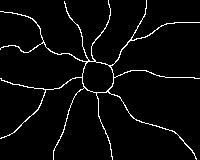
#> input picture helper/volcano.png, 200 x 160 px
$ jupyter execute transformed_image_process.ipynb
#> lines starting #> are read from the running program, lines starting #| are printed output that depends on the picture; after the words box and inside, x2 and y2 are one past the last pixel; in counts of white or black regions, pixels touching at a corner belong together; long printed decimals are rounded; pictures that were not available may be replaced by others from this repository, and a replacement may not be noted
[cell 1]
import numpy as np
import matplotlib.pyplot as plt
from scipy.ndimage import convolve
from PIL import Image

# Load the image
img_path = 'volcano.png'
touched_path = 'volcano_start.png'
original_image = Image.open(img_path).convert('L') # Convert image to grayscale
#> original_image: PIL image 200x160 L; 3.8% white in thin lines or dots
touched_image = Image.open(touched_path).convert('L')
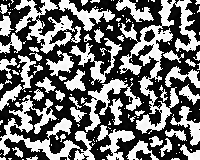
#> input picture helper/fertility.png, 200 x 160 px, given in place of volcano_start.png, which was not available
#> touched_image is the input picture: PIL image 200x160 L; min 0, max 255, mean 113.3
img_array = np.array(original_image)
touched_array = np.array(touched_image)

[cell 2]
# Create the arrays as described
touched = np.zeros_like(img_array, dtype=bool)
elevation = np.zeros_like(img_array, dtype=np.int32)

# Start with the specified pixel touched
touched[touched_array == 255] = True

# Redefine the kernel for the new adjacency rules
kernel = np.array([[1, 1, 1],
                   [1, 1, 1],
                   [1, 1, 1]], dtype=bool)

[cell 3]
plt.imshow(touched, cmap='gray')
plt.axis('off')  # No axis for cleaner look
plt.show()
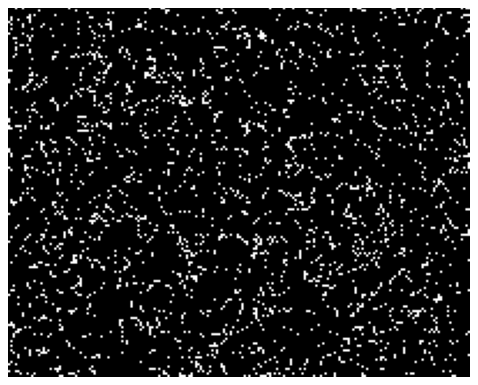
#> figure drawn by matplotlib, 1 panel

[cell 4]
def rolling_average(elevation, kernel, iterations=1):
    for _ in range(iterations):
        elevation = convolve(elevation, kernel, mode='reflect') / kernel.sum()
    return elevation

[cell 5]
def touch_edges(touched):
    touched[0, :] = True
    touched[-1, :] = True
    touched[:, 0] = True
    touched[:, -1] = True

[cell 6]
# Process until all pixels are touched, with the new kernel
frame = 0
while not touched.all():
    # On 4 out of 5 frames, touch adjacent white pixels
    if frame % 5 != 0:
        white_pixels = (img_array == 255)
        white_adjacent = convolve(white_pixels & touched, kernel, mode='constant', cval=0) & white_pixels
        touched |= white_adjacent
    # On every 5th frame (1 out of 5), touch all adjacent pixels
    else:
        touched |= convolve(touched, kernel, mode='constant', cval=0)

    # Update elevations
    elevation[touched] -= 1
    elevation[~touched] += 1

    if frame == 250:
        touch_edges(touched)

    frame += 1
#> this loop made 36 passes
#> pass 2, `white_adjacent = convolve(white_pixels & touched, kernel, mode='consta..`:
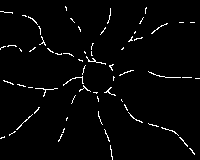
#> white_adjacent: shape (160, 200) bool; 2.5% white in thin lines or dots
#> pass 2, `touched |= white_adjacent`:
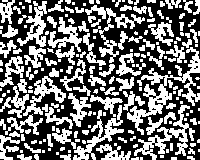
#> touched: shape (160, 200) bool; 44.3% white; 198 white regions (93 under 20 px), largest, box (x1, y1, x2, y2) and area: (127, 47, 200, 135) 1381, (134, 105, 195, 160) 861, (73, 105, 124, 160) 700
#> pass 3, `white_adjacent = convolve(white_pixels & touched, kernel, mode='consta..`:
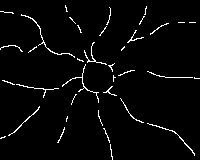
#> white_adjacent: shape (160, 200) bool; 3% white in thin lines or dots
#> after the loop:
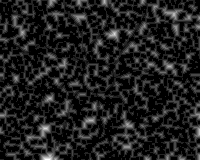
#> elevation: shape (160, 200) int32; min -36, max 34, mean -27.5; drawn with min black and max white
#> after the loop: touched: shape (160, 200) bool; every value is 1
#> after the loop, frame = 36

# Randomly increment or decrement each pixel by one
random_change = np.random.normal(loc=0, scale=5, size=elevation.shape)
elevation = elevation.astype(np.float64)
elevation += random_change
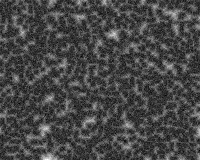
#> elevation: shape (160, 200) float64; min -54.7, max 42.95, mean -27.5; drawn with min black and max white

# Rolling average to smooth it out
elevation = rolling_average(elevation, kernel, iterations=2)
#> the loop in rolling_average, `for _ in range(iterations):` made 2 passes
#> pass 1, in rolling_average, `elevation = convolve(elevation, kernel, mode='reflect') / kernel.sum()`:
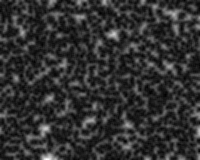
#> elevation: shape (160, 200) float64; min -42.03, max 33.49, mean -27.5; drawn with min black and max white

print((elevation.min(), elevation.max()))
#| (-39.956, 29.907)
print(f"Num frames: {frame}")
#| Num frames: 36

erange = (100, 200)
# Rescale elevations to 0-255
elevation -= elevation.min()
elevation = (elevation / elevation.max()) * (erange[1] - erange[0]) + erange[0]
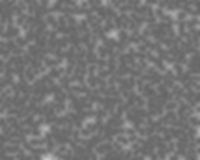
#> elevation: shape (160, 200) float64; min 100, max 200, mean 117.8
# elevation = (elevation / elevation.max()) * 255
elevation = elevation.astype(np.uint8)

elevation = 255 - elevation
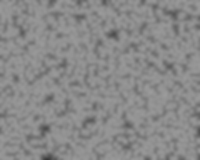
#> elevation: shape (160, 200); min 55, max 155, mean 137.7
elevation.shape
#> Out = (160, 200)
